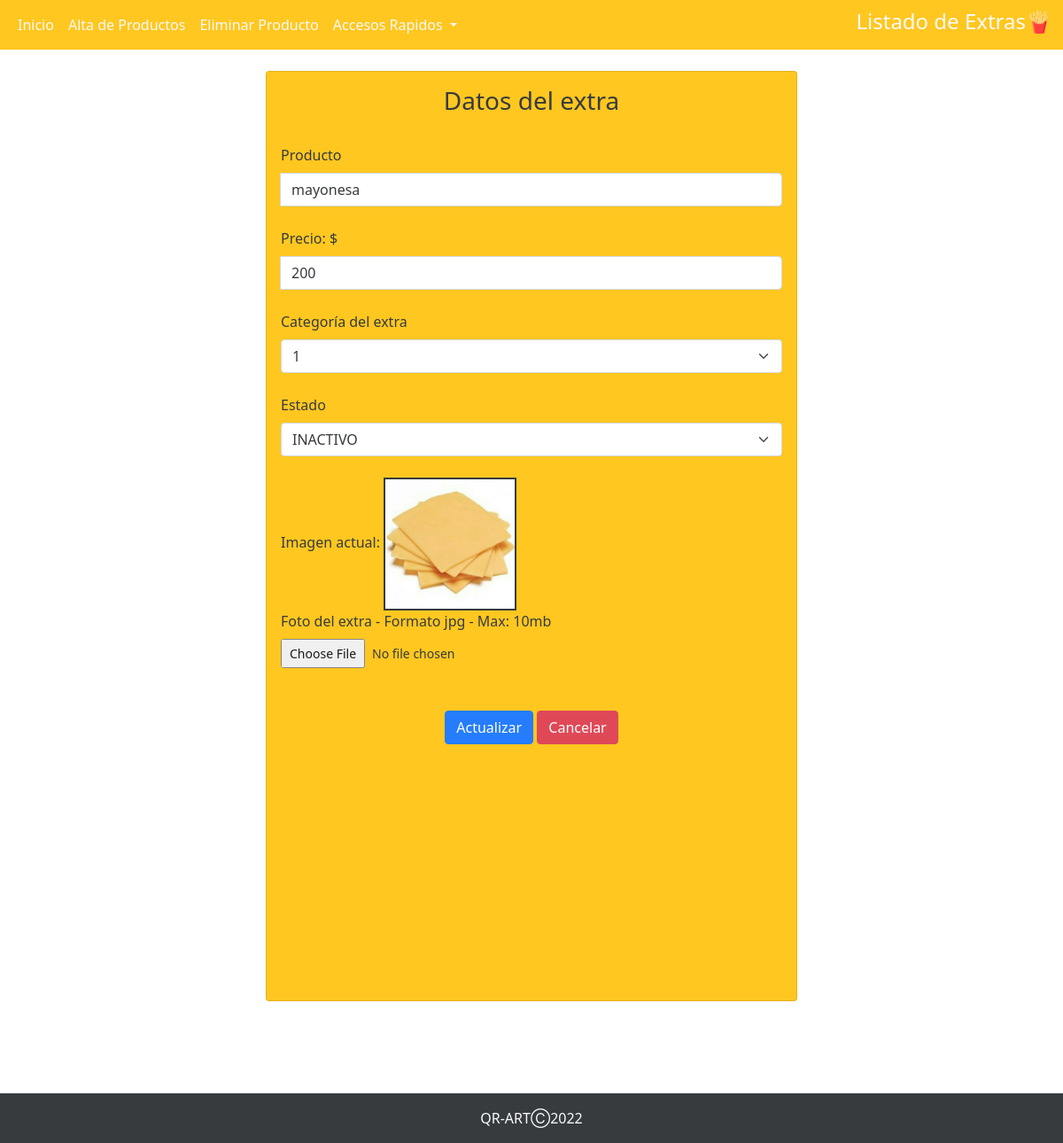
/perfiles/perfil_admin/abm_extras/actualizar_extras.php?id=3, run on an earlier commit of the app's database.
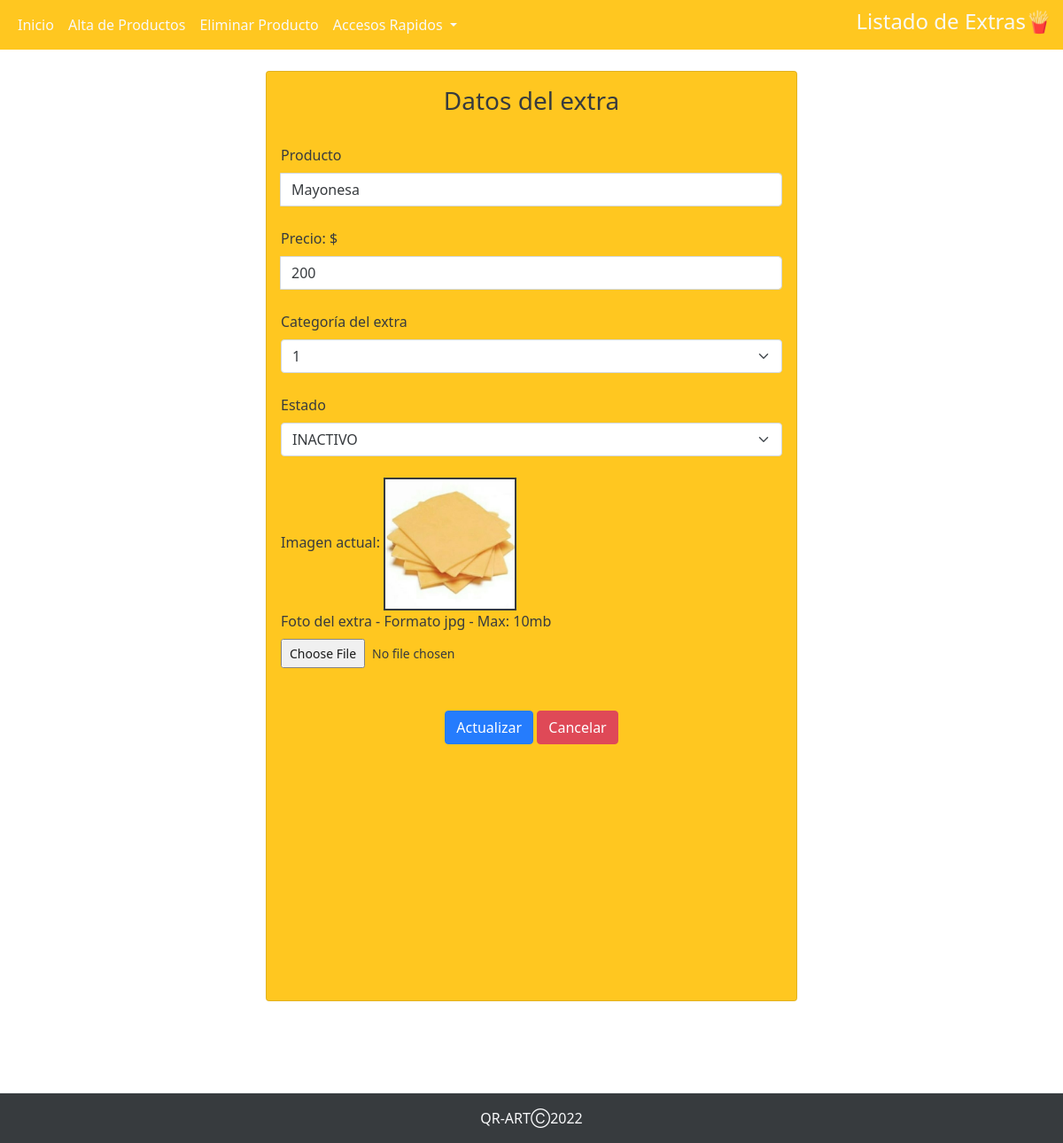
And on a later commit of the database.
### tables this page shows
CREATE TABLE `extra` (
  `cod_extra` int(6) NOT NULL,
  `categ_extra` text NOT NULL,
  `nombre_extra` text NOT NULL,
  `precio_extra` decimal(11,0) NOT NULL,
  `foto_extra` text NOT NULL,
  `estado_extra` tinyint(1) NOT NULL
);

### perfiles/perfil_admin/abm_extras/actualizar_extras.php (the view, shortened to what the changed rows need)
<?php
$conexion=mysqli_connect("localhost","root","","qr_art");
$id= $_GET['id'];
$sql="SELECT * FROM extra WHERE cod_extra='$id'";
$result=mysqli_query($conexion, $sql);
$result_query=mysqli_num_rows($result);
if($result_query == 0){
  header('location:modificacion_extra.php');
}else{
  while($data=mysqli_fetch_array($result)) {
    $nombre_extra = $data['nombre_extra'];
    $precio_extra = $data['precio_extra'];
    $categ_extra = $data['categ_extra'];
    $foto_extra = $data['foto_extra'];
    $estado_extra = $data['estado_extra'];
  }
}
?>
<!DOCTYPE html>
<html lang="en">
<head>
    <link rel="stylesheet" href="https://cdnjs.cloudflare.com/ajax/libs/twitter-bootstrap/5.1.3/css/bootstrap.min.css">
    <link rel="stylesheet" href="https://cdn.datatables.net/1.12.1/css/dataTables.bootstrap5.min.css">
    <link rel="stylesheet " href="../../../assets/stylemodip.css">
    <link rel="stylesheet " href="../../../assets/stylesnav.css">
    <link rel="stylesheet " href="../../../assets/backp.css">
</head>
<body>
<br>
<div class="container">
  <div class="d-flex justify-content-center h-100">
    <div class="card">
      <div class="card-body">
      <form  action = update_extra.php method="post" enctype="multipart/form-data">
                      <h3 class="text-sm-center">Datos del extra</h3>
                        <label for="formFile " class="form-label text-dark ">Producto</label>
                        <div class="input-group form-group">
                            <input type="text" class="form-control" placeholder="Nombre" id="nombre_extra" name="nombre_extra" value="<?php echo $nombre_extra; ?>"  autofocus required>
                        </div>
                        <br>
                        <label for="formFile" class="form-label text-dark">Precio: $</label>
                        <div class="input-group form-group">
                            <input type="number" step="0.01" min="0" class="form-control" placeholder="Precio" name="precio_extra" id="precio_extra" value=<?php echo $precio_extra; ?> autofocus required>
                        </div>
                        <br>
                        <label for="formFile" class="form-label text-dark" name="categ_extra" id="categ_extra" value=<?php echo $categ_extra; ?>>Categoría del extra </label>
                        <select class="form-select" name="categ_extra" id="categ_extra"  aria-label="Default select example">
                            <option value= <?php echo $categ_extra; ?>><?php echo $categ_extra; ?></option>
                          </select>
                        <br>
                        <label for="formFile" class="form-label text-dark" name="estado_extra" id="estado_extra" value=<?php echo $estado_extra; ?>>Estado </label>
                        <select class="form-select" name="estado_extra" id="estado_extra"  aria-label="Default select example">
                        <?php
                        $showvalue= " ";
                        if ($estado_extra == 0){
                          $showvalue = "INACTIVO";
                        }else {
                          $showvalue = "ACTIVO";
                        }
                        ?>
                            <option value= <?php echo $estado_extra; ?>><?php echo $showvalue; ?></option>
                          </select>
                        <br>
                        <div class="sm-3">
                            <label for="formFile " class="form-label text-dark ">Imagen actual: </label>
                            <img style="border: 2px solid ; width: 150px" alt="" src="<?php echo "../../../imagenes/extras/".$foto_extra ?>">
                            <br>
                            <label for="formFile" class="form-label" name="foto_extra" id="foto_extra">Foto del extra - Formato jpg - Max: 10mb</label>
                            <input class="form-control-sm" type="file" name="foto_extra" id="foto_extra" value=<?php echo $foto_extra; ?>>
                        </div>
                        <br>
                        <br>
                        <div class="col text-center">
                        <button type="submit" class= "btn btn-primary"  id="boton" name="boton" value="0">Actualizar </button>
                        <button type="submit" class= "btn btn-danger" id="boton" name="boton" value="1"> Cancelar </button>
                        </div>
                </div>
                <link rel="stylesheet" href="">
            </div>
</body>
</html>

What changed in the data, as far as the page shows it:
changed extra "INACTIVO": nombre_extra "mayonesa" → "Mayonesa"
